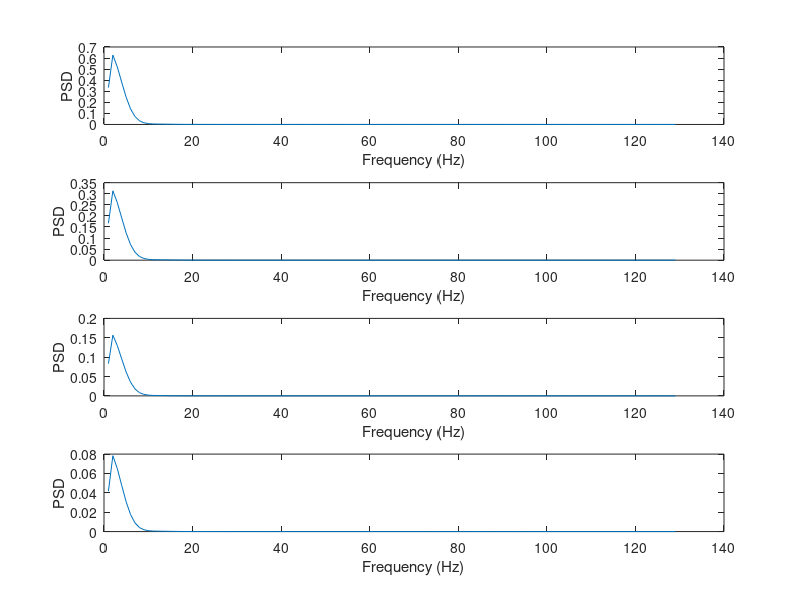

The MATLAB source for this figure:
clc
close all
clear all
t = 0:1/1000:2;
N = length(t);
fsig = 50;
signal = sin(2*pi*fsig*t);
fsig2 = 140;
signal2 = sin(2*pi*fsig2*t);
noise = 2*randn(1,N);
x = signal + signal2 + noise;
x = triang(64);

pxx1 = periodogram(x,triang(64),[],64);
subplot(4,1,1);
plot(pxx1);
xlabel('Frequency (Hz)');
ylabel('PSD');

pxx2 = periodogram(x,triang(64),[],128);
subplot(4,1,2);
plot(pxx2);
xlabel('Frequency (Hz)');
ylabel('PSD');

pxx3 = periodogram(x,triang(64),[],256);
subplot(4,1,3);
plot(pxx3);
xlabel('Frequency (Hz)');
ylabel('PSD');

pxx4 = periodogram(x,triang(64),[],512);
subplot(4,1,4);
plot(pxx4);
xlabel('Frequency (Hz)');
ylabel('PSD')

